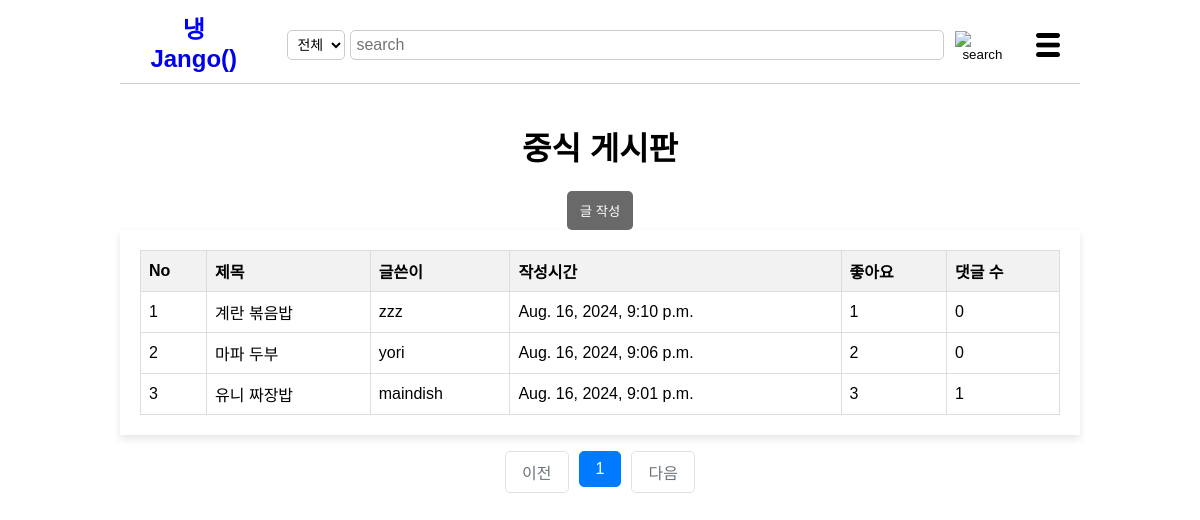
The app's page /chinapost/ (signed in) with its own data.
### post/models.py (models this page shows, shortened)
class Post(models.Model):
    title = models.CharField(max_length=200)
    cooktime = models.IntegerField()
    ingredient = models.TextField()
    cookmethod = models.TextField()
    created_at=models.DateTimeField(auto_now_add=True)
    writer=models.ForeignKey(User, on_delete=models.CASCADE)
    like_users=models.ManyToManyField(settings.AUTH_USER_MODEL, related_name='like_posts', blank=True)
    updated_at=models.DateTimeField(null=True, blank=True, auto_now=True)
    category = models.ForeignKey(Category, on_delete=models.CASCADE)

### post/views/post_views.py (the view)
# urls.py: path('<str:category_name>/',list, name='list'),
def list(request, category_name):
    request.session['previous_page'] = request.get_full_path()
    category = get_object_or_404(Category, name=category_name)
    posts = Post.objects.filter(category=category).annotate(comment_count=Count('comment')).order_by('-created_at')
    page=request.GET.get('page', '1')
    paginator=Paginator(posts, 10)
    page_obj=paginator.get_page(page)
    context={
        'list': page_obj,
        }
    if category_name=="koreapost":
        return render(request, 'koreapost.html', context)
    elif category_name=="chinapost":
        return render(request, 'chinapost.html', context)
    elif category_name=="japanpost":
        return render(request, 'japanpost.html', context)
    else:
        return render(request, '404.html')

### post/templates/chinapost.html (shortened to what this page needs)
<!DOCTYPE html>
<html lang="ko">
    <head>
        {% load static %}
        <link rel="stylesheet" href="{%static 'css/styles-koreapost.css' %}">
</head>
<body>
    <header>
        <div class="logo"><a href="{% url 'post:main' %}">
            <span class="blue">냉</span>Jango() </a>
        </div>
        {% if user.is_authenticated %}
        <form method="POST" action="{% url 'post:catesearch' writer_id=user.id category_name='chinapost' %}">
            <div class="search-bar">
                <select id="search-type" name="search_select">
                    <option value="전체">전체</option>
                </select>
                <input type="text" placeholder="search" name="searched">
                <button><img src="{% static 'image/search-icon.png' %}" alt="search"></button>
            </div>
        </form>
        {%endif%}
        <div class="menu-icon">
            <img src="{% static 'image/menu-icon.png' %}" alt="menu">
        </div>
    </header>
    <br>
        <h1>중식 게시판</h1>
        {% if user.is_authenticated %}
        <a href="{% url 'post:write' %}"><button class="btn">글 작성</button></a>
        {%else%}
        <a href="javascript:void(0);" onclick="checklogin()"><button class="btn">글 작성</button></a>
        {%endif%}
        <br>
        <div class="container">
            <table>
                <thead>
                    <tr>
                        <th>No</th>
                        <th>제목</th>
                        <th>글쓴이</th>
                        <th>작성시간</th>
                        <th>좋아요</th>
                        <th>댓글 수</th>
                    </tr>
                </thead>
                <tbody>
                    {% for post in list %}
                    <tr class="fixed" data-href="{% url 'post:show' post.id %}">
                        <td>{{ forloop.counter }}</td>
                        <td>{{ post.title }}</td>
                        <td>{{ post.writer }}</td>
                        <td>{{ post.created_at }}</td>
                        <td>{{ post.like_users.all.count }}</td>
                        <td>{{ post.comment_count }}</td>
                    </tr>
                    {% endfor %}
                </tbody>
            </table>
        </div>
        <ul class="pagination justify-content-center">
            {% if list.has_previous %}
                <li class="page-item">
                    <a class="page-link" href="?page={{ list.previous_page_number }}">이전</a>
                </li>
            {% else %}
                <li class="page-item disabled">
                    <a class="page-link" tabindex="-1" aria-disabled="true" href="#">이전</a>
                </li>
            {% endif %}
            {% for page_number in list.paginator.page_range %}
            {% if page_number >= list.number|add:-5 and page_number <= list.number|add:5 %}
            {% if page_number == list.number %}
                <li class="page-item active" aria-current="page">
                    <a class="page-link" href="?page={{ page_number }}">{{ page_number }}</a>
                </li>
            {% else %}
                <li class="page-item">
                    <a class="page-link" href="?page={{ page_number }}">{{ page_number }}</a>
                </li>
            {% endif %}
            {% endif %}
            {% endfor %}
            {% if list.has_next %}
                <li class="page-item">
                    <a class="page-link" href="?page={{ list.next_page_number }}">다음</a>
                </li>
            {% else %}
                <li class="page-item disabled">
                    <a class="page-link" tabindex="-1" aria-disabled="true" href="#">다음</a>
                </li>
            {% endif %}
        </ul>
    </body>
</html>

### static/css/styles-koreapost.css (style rules this page uses)
body { font-family: Arial, sans-serif; margin: 0 auto; padding: 0; text-align: center; width: 960px; overflow-x: auto; }
header { display: flex; justify-content: space-between; align-items: center; padding: 10px 20px; background-color: #fff; border-bottom: 1px solid #ccc; }
a { text-decoration-line: none; text-decoration-color: black; }
.logo { font-size: 24px; font-weight: bold; margin-right: 20px; }
.logo .blue { color: blue; }
#search-type { margin-top: 0px; margin-right: 5px; padding: 5px; border-radius: 5px; border: 1px solid #ccc; background-color: #fff; font-size: 14px; }
#search-type option { background-color: #fff; }
.search-bar { padding-top: 6px; display: flex; align-items: center; flex-grow: 1; margin: 0 20px; }
.search-bar input { width: 590px; padding: 5px; font-size: 16px; border: 1px solid #ccc; border-radius: 5px; flex-grow: 1; }
.search-bar button { background: none; border: none; cursor: pointer; margin-left: 5px; }
.search-bar button img { margin-top: 3px; width: 30px; height: 30px; }
.menu-icon { position: relative; display: inline-block; }
.menu-icon img { margin-top: 10px; width: 24px; height: 24px; cursor: pointer; }
.container { margin: 0 auto; max-width: 1000px; background-color: #fff; padding: 20px; box-shadow: 0 4px 8px rgba(0, 0, 0, 0.1); }
table { width: 100%; border-collapse: collapse; }
th, td { border: 1px solid #ddd; padding: 8px; text-align: left; }
th { background-color: #f2f2f2; font-weight: bold; }
.fixed { color: black; }
.pagination { display: flex; justify-content: center; list-style-type: none; padding: 0; }
.page-item { margin: 0 5px; }
.page-link { display: block; padding: 8px 16px; text-decoration: none; color: #007bff; border: 1px solid #dee2e6; border-radius: 5px; }
.page-item.disabled .page-link { color: #6c757d; pointer-events: none; cursor: not-allowed; }
.page-item.active .page-link { color: white; background-color: #007bff; border-color: #007bff; }
.btn { background-color: #696969; border-radius: 5px; padding: 10px 13px 10px 13px; color: #fff; border: none; cursor: pointer; }

### records on screen
Post: title "계란 볶음밥", writer "zzz", created_at "Aug. 16, 2024, 9:10 p.m.", like_users.all.count "1", comment_count "0"
Post: title "마파 두부", writer "yori", created_at "Aug. 16, 2024, 9:06 p.m.", like_users.all.count "2", comment_count "0"
Post: title "유니 짜장밥", writer "maindish", created_at "Aug. 16, 2024, 9:01 p.m.", like_users.all.count "3", comment_count "1"

### other values on screen
{{ page_number }} "1"
